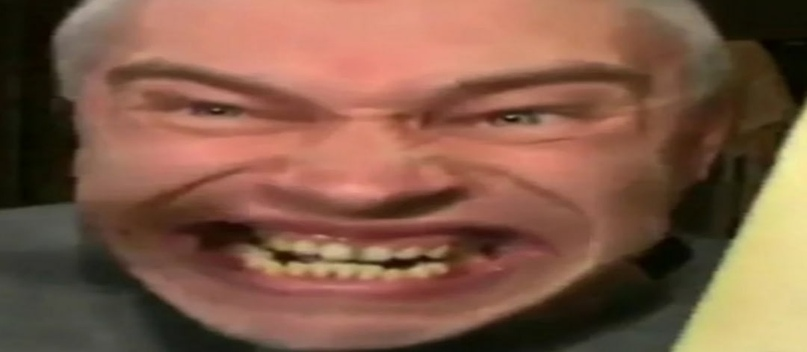
#> input picture photo.jpg, 807 x 352 px
$ python main.py
#> lines starting #> are read from the running program, lines starting #| are printed output that depends on the picture
#-------------------------------------#
# lime_coBa (c) 2006-2020, DemCreator #
# Ver: 0.0.1                          #
# License: pohui                      #
#-------------------------------------#

#imports
from PIL import Image, ImageDraw, ImageFont

#parameters
img_size = (1000, 1000)
top_text_size = 72
bottom_text_size = 28

#open & resize picture
dem_picture = Image.open("photo.jpg")
#> dem_picture is the input picture: PIL image 807x352 RGB; mean R, G, B 129.4, 91.4, 71.7
res_dem_picture = dem_picture.resize((img_size[0] - 110, img_size[1] - 260))
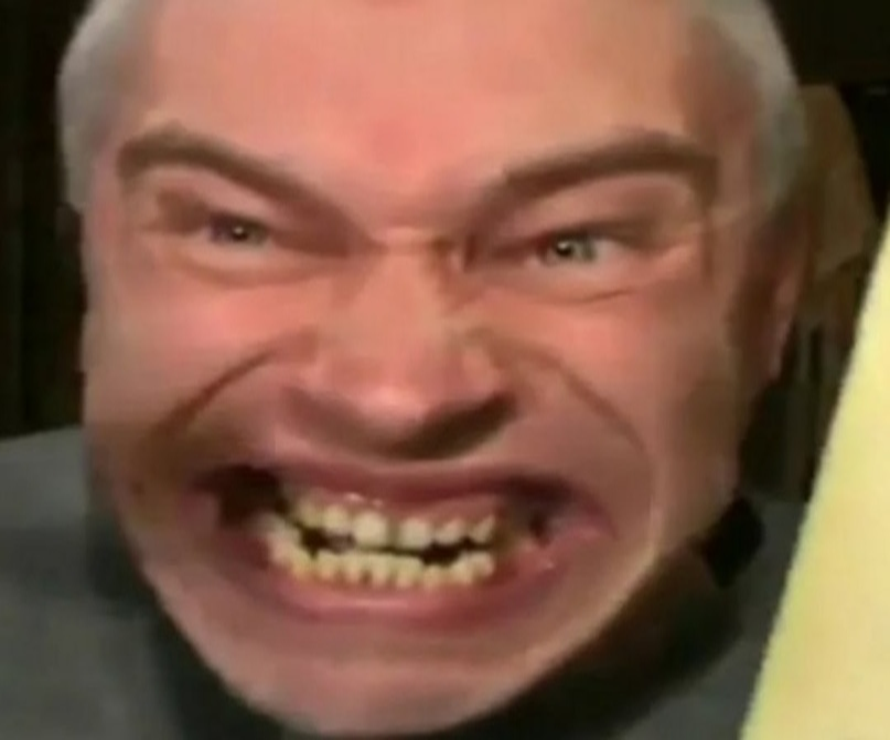
#> res_dem_picture: PIL image 890x740 RGB; mean R, G, B 129.4, 91.4, 71.7
pix_res_dem_picture = res_dem_picture.load()

#text
top_string = "Срать"
bottom_string = "ладно."

#create image
img = Image.new("RGBA", img_size, "black")
idraw = ImageDraw.Draw(img)

#load fonts
top_text = ImageFont.truetype("times.ttf", size = top_text_size)
bottom_text = ImageFont.truetype("arial.ttf", size = bottom_text_size)

#draw pictuer to demotivator
idraw.rectangle((49, 49, 950, 800), outline = "white", width = 3)

for x in range(0, img_size[0] - 110):
    for y in range(0, img_size[1] - 260):
        idraw.point((x + 55, y + 55), fill = pix_res_dem_picture[x, y])

#draw text
idraw.text((img_size[0] / 2 - (top_text_size * len(top_string)) / 4, 825), top_string, font = top_text)
idraw.text((img_size[0] / 2 - (bottom_text_size * len(bottom_string)) / 4, 920), bottom_string, font = bottom_text)

#showing image
img.show()
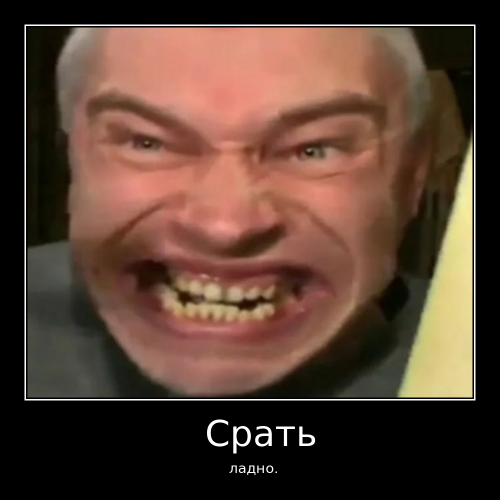
#> shown: PIL image 1000x1000 RGBA (shown at 1/2 size); mean R, G, B, A 88.7, 63.6, 50.7, 255
